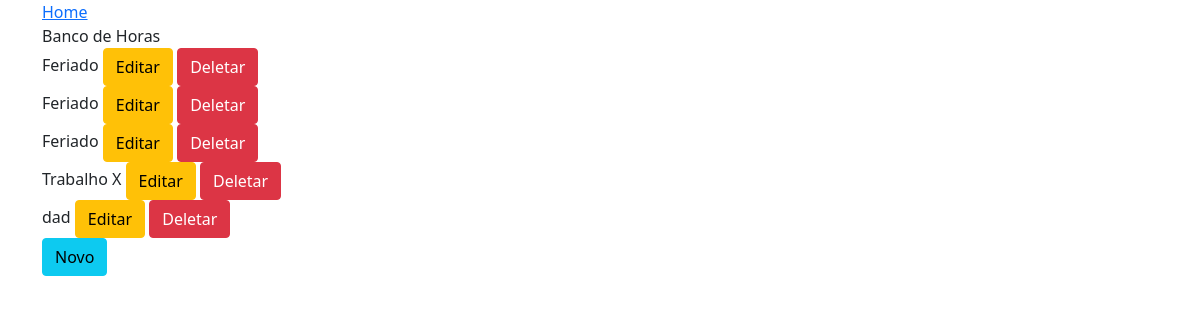
Before: /horas-extras/ (signed in) with the older database file.
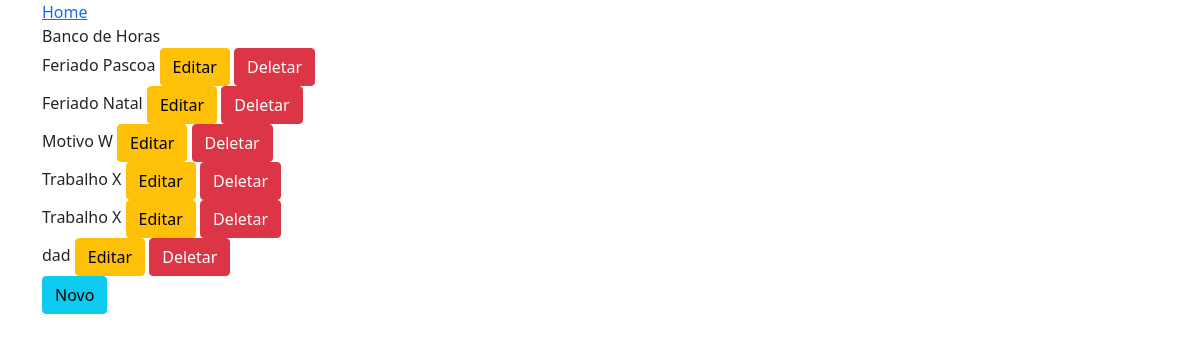
After: the same page with the newer database file.
### apps/registro_hora_extra/models.py (models this page shows, shortened)
class RegistroHoraExtra(models.Model):
    motivo = models.CharField('Motivo', max_length=100, help_text='Motivo da Hora Extra')
    funcionario = models.ForeignKey(Funcionario, on_delete=models.PROTECT)
    horas = models.DecimalField(max_digits=5, decimal_places=2)
    def __str__(self):
        return self.motivo

### apps/registro_hora_extra/views.py (the view)
# urls.py: path('', HoraExtraListView.as_view(), name='list_hora_extra'),
class HoraExtraListView(ListView):
    model = RegistroHoraExtra
    template_name = 'hora_extra_list.html'
    def get_queryset(self):
        empresa_logada = self.request.user.funcionario.empresa
        return RegistroHoraExtra.objects.filter(funcionario__empresa=empresa_logada)

### apps/registro_hora_extra/templates/hora_extra_list.html (shortened to what this page needs)
{% extends 'base.html' %}
{% block main %}
    Banco de Horas <br>
    {% for horas in object_list %}
        {{ horas }}
        <a href="{% url 'edit_hora_extra_base' horas.id %}" class="btn btn-warning">Editar</a>
        <a href="{% url 'delete_hora_extra' horas.id %}" class="btn btn-danger">Deletar</a>
        <br>
    {% endfor %}
        <a href="{% url 'create_hora_extra' %}" class="btn btn-info" >Novo</a>
    {% endblock %}

### templates/base.html (shortened to what this page needs)
{% load static %}
<!DOCTYPE html>
<html lang="pt-br">
<head>
    <link rel="stylesheet" href="{% static 'css/bootstrap.min.css' %}">
</head>
<body>
    <div class="container">
        <div class="col">
            <a href="{% url 'home' %}">Home</a>
        </div>
        {% block main %} {% endblock %}
    </div>
</body>
</html>

Changed rows visible on the page:
changed RegistroHoraExtra: motivo "Feriado" → "Feriado Pascoa"
changed RegistroHoraExtra: motivo "Feriado" → "Feriado Natal"
changed RegistroHoraExtra: motivo "Feriado" → "Motivo W"
added RegistroHoraExtra: motivo "Trabalho X"
